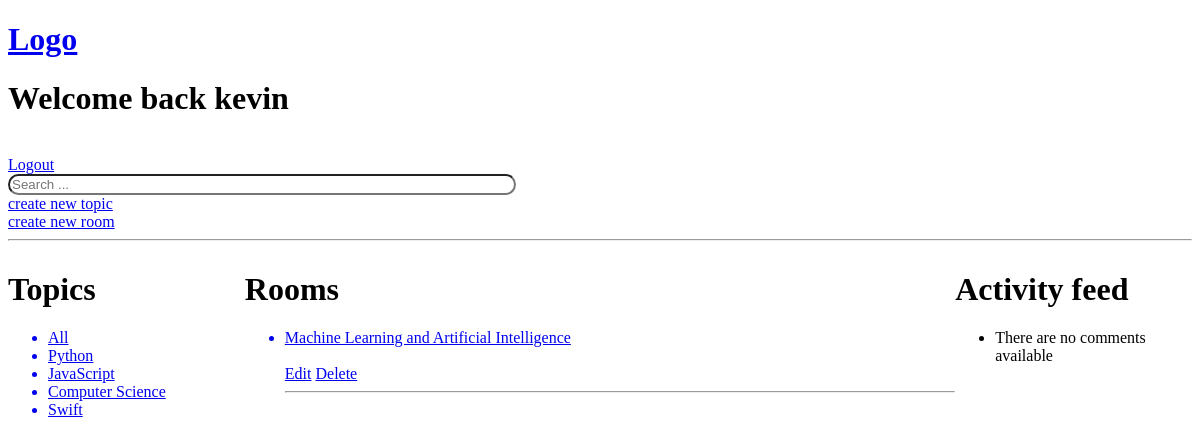
Page / (signed in) on the earlier database version.
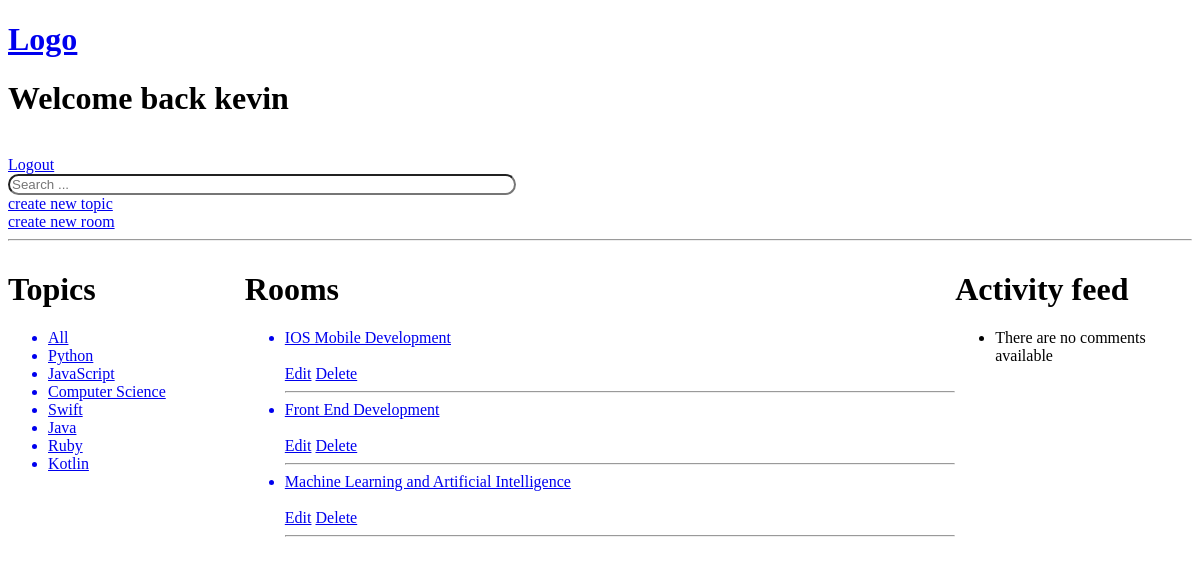
Same page on the later database version.
### room/models.py (models this page shows, shortened)
class Topic(models.Model):
    name = models.CharField(max_length=200)

class Room(models.Model):
    name = models.CharField(max_length=200)
    topic = models.ForeignKey(Topic, on_delete=models.SET_NULL, null=True)
    details = models.TextField(blank=True, null=True)
    creator = models.ForeignKey(User, on_delete=models.CASCADE)
    participants = models.ManyToManyField(User, related_name="participants", blank=True)
    created = models.DateTimeField(auto_now_add=True)
    updated = models.DateTimeField(auto_now=True)
    class Meta:
        ordering = ["-updated", "-created"]

### room/views.py (the view)
# urls.py: path("", views.homepage, name="homepage"),
@login_required(login_url="user_login")
def homepage(request):
    q = request.GET.get("q") if request.GET.get("q") else ""
    context = {
        "rooms": Room.objects.filter(
            Q(topic__name__icontains=q) |
            Q(name__icontains=q) |
            Q(details__icontains=q) |
            Q(creator__username__icontains=q)
        ),
        "topics": Topic.objects.all(),
        "comments": Comment.objects.all(),
    }
    return render(request, "homepage.html", context)

### room/templates/homepage.html (shortened to what this page needs)
{% extends "main.html" %}
{% block content %}
<h1>Welcome back {{ request.user }}</h1><br>
{% if request.user.is_authenticated %}
<a href="{% url 'user_logout' %}">Logout</a>
{% endif %}
<form method="GET" action="{% url 'homepage' %}">
    <input type="text" name="q" placeholder="Search ..." style="border-radius: 20px; width: 500px;"><br>
</form>
<a href="{% url 'create_topic' %}">create new topic</a><br>
<a href="{% url 'create_room' %}">create new room</a><br>
<hr>
<div class="main_div">
    <div>
        {% include 'topics.html' %}
    </div>
    <div>
        {% include 'rooms.html' %}
    </div>
    <div>
        {% include 'activity_feed.html' %}
    </div>
</div>
{% endblock %}

### room/templates/topics.html
<h1>Topics</h1>
<ul>
  <a href="{% url 'homepage' %}"><li>All</li></a>
  {% for topic in topics %}
  <a href="{% url 'homepage' %}?q={{ topic.name }}"><li>{{ topic.name }}</li></a>
  {% endfor %}
</ul>

### room/templates/rooms.html
<h1>Rooms</h1>
<ul>
    {% for room in rooms %}
    <div>
        <a href="{% url 'view_room' room.id %}"><li>{{ room.name }}</li></a><br>
        {% if room.creator == request.user %}
        <a href="{% url 'edit_room' room.id %}">Edit</a> <a href="{% url 'delete_room' room.id %}">Delete</a>
        {% endif %}
    </div>
    <hr>
    {% endfor %}
</ul>

Differences in the rows shown:
added Topic: name "Java"
added Topic: name "Ruby"
added Topic: name "Kotlin"
added Room: name "IOS Mobile Development", shows "Edit"
added Room: name "Front End Development", shows "Edit"
